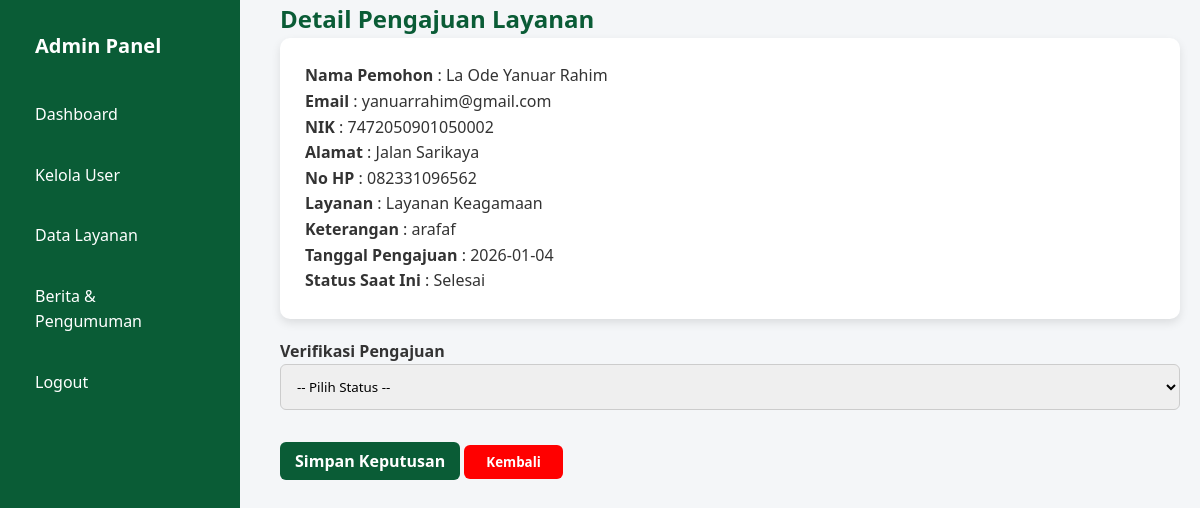
Page /admin/detail_pengajuan.php?id=4 (signed in) on the committed database.
### tables this page shows
CREATE TABLE `pengajuan_layanan` (
  `id` int(11) NOT NULL,
  `nama` varchar(100) DEFAULT NULL,
  `email` varchar(100) DEFAULT NULL,
  `nik` varchar(20) DEFAULT NULL,
  `alamat` text DEFAULT NULL,
  `no_hp` varchar(15) DEFAULT NULL,
  `nama_layanan` varchar(150) DEFAULT NULL,
  `keterangan` text DEFAULT NULL,
  `tanggal_pengajuan` date DEFAULT NULL,
  `status` enum('Menunggu','Diproses','Selesai','Ditolak') DEFAULT 'Menunggu',
  `created_at` timestamp NOT NULL DEFAULT current_timestamp()
);

### admin/detail_pengajuan.php (the view, shortened to what this page needs)
<?php
include "../config/koneksi.php";
$id = $_GET['id'];
$query = mysqli_query($koneksi, "SELECT * FROM pengajuan_layanan WHERE id = $id");
$data = mysqli_fetch_assoc($query);
?>
<!DOCTYPE html>
<html lang="id">
<head>
    <link rel="stylesheet" href="../assets/css/index.css">
    <link rel="stylesheet" href="../assets/css/admin.css">
</head>
<body>
    <div class="dashboard">
        <?php include "../includes/sidebar.php"; ?>
        <div class="content">
            <h2>Detail Pengajuan Layanan</h2>
            <div class="card" style="margin-bottom: 20px;">
                <p><strong>Nama Pemohon</strong> : <?= $data['nama'] ?></p>
                <p><strong>Email</strong> : <?= $data['email'] ?></p>
                <p><strong>NIK</strong> : <?= $data['nik'] ?></p>
                <p><strong>Alamat</strong> : <?= $data['alamat'] ?></p>
                <p><strong>No HP</strong> : <?= $data['no_hp'] ?></p>
                <p><strong>Layanan</strong> : <?= $data['nama_layanan'] ?></p>
                <p><strong>Keterangan</strong> : <?= $data['keterangan'] ?></p>
                <p><strong>Tanggal Pengajuan</strong> : <?= $data['tanggal_pengajuan'] ?></p>
                <p><strong>Status Saat Ini</strong> : <?= $data['status'] ?></p>
            </div>
            <form method="post">
                <label><strong>Verifikasi Pengajuan</strong></label>
                <select name="status" required>
                    <option value="">-- Pilih Status --</option>
                </select>
                <button type="submit" name="verifikasi" class="button">Simpan Keputusan</button>
                <button onclick="window.history.back();" class="kembali">Kembali</button>
            </form>
        </div>
    </div>
</body>
</html>

### assets/css/index.css (style rules this page uses)
* { margin: 0; padding: 0; box-sizing: border-box; font-family: "Segoe UI", Arial, sans-serif; }
html { scroll-behavior: smooth; }
body { background-color: #f4f6f8; color: #333; line-height: 1.6; min-height: 100vh; display: flex; flex-direction: column; }
.container p, h2 { text-align: center; }
.card { background: #fff; padding: 25px; border-radius: 10px; box-shadow: 0 4px 10px rgba(0, 0, 0, 0.1); }
.form-input input, select, textarea { width: 100%; padding: 12px; margin-bottom: 15px; border: 1px solid #ccc; border-radius: 6px; }
.button { background-color: #45a049; padding: 12px 20px; font-size: 16px; text-decoration: none; text-align: center; border: none; color: white; border-radius: 8px; }

### assets/css/admin.css (style rules this page uses)
.dashboard { display: flex; min-height: 100vh; }
.content { flex: 1; background: #f4f6f8; margin-left: 260px; padding: 0 20px; }
button.kembali { background: red; color: #fff; border: none; padding: 8px 22px; border-radius: 6px; cursor: pointer; font-weight: bold; margin-top: 20px; }
h2 { color: #0a5c36; text-align: left; }
.button { background: #0a5c36; text-decoration: none; color: #fff; border: none; padding: 8px 15px; border-radius: 6px; cursor: pointer; font-weight: bold; }

### rows in the picture
pengajuan_layanan: nama "La Ode Yanuar Rahim", email "yanuarrahim@gmail.com", nik "7472050901050002", alamat "Jalan Sarikaya", no_hp "082331096562", nama_layanan "Layanan Keagamaan", keterangan "arafaf", tanggal_pengajuan "2026-01-04", status "Selesai"
